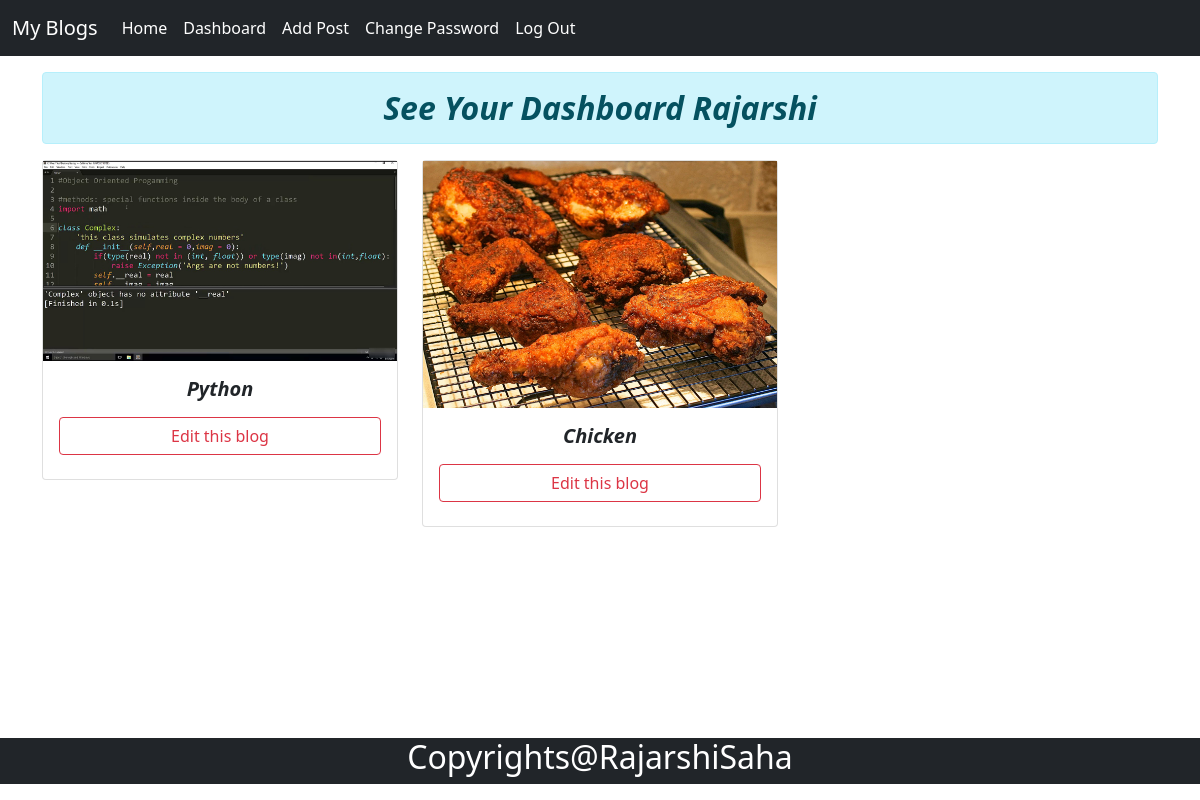
Page /dashboardView/ (signed in) on the committed database.
### blog/models.py (models this page shows, shortened)
class Post(models.Model):
    user = models.ForeignKey(User, related_name='user', on_delete=models.CASCADE)
    cat = models.ForeignKey(Category, related_name='cat', on_delete=models.CASCADE)
    name = models.CharField(max_length=250)
    desc = HTMLField()
    post_img = models.ImageField(upload_to='postimg', blank=True, null=True)
    date_created = models.DateTimeField(auto_now_add=True, null=True)
    class Meta:
        verbose_name = 'Post'
        verbose_name_plural = 'Posts'

### blog/views.py (the view)
# urls.py: path('dashboardView/', views.dashboard_view, name='dashboard'),
def dashboard_view(request):
    if request.user.is_authenticated:
        uname = request.user.username
        indPosts = Post.objects.filter(user__username=uname)
        return render(request, 'dashboard.html', {'indPosts': indPosts})
    else:
        return HttpResponseRedirect('/userLogin/')

### templates/dashboard.html (shortened to what this page needs)
{% extends 'base.html' %}
{% block content %}
<div class="container my-3">
    <h2 class="text-center alert alert-info"> <i><b>See Your Dashboard {{request.user.first_name}}</b></i></h2>
    <div class="row">
        {% if not indPosts %}
            <h2 class="text-center alert alert-danger">You have not made any posts</h2>
        {% else %}
        {% for pt in indPosts %}
        <div class="col-12 col-lg-4">
            <div class="card">
                <img src="{{pt.post_img.url}}" alt="image">
                <div class="card-body">
                    <h5 class="text-center">
                        <b> <i> {{pt.name}} </i> </b>
                    </h5>
                    <div class="text-center">
                        <a href="{% url 'editPost' pt.id %}" class="btn btn-outline-danger my-2 w-100">Edit this blog</a>
                    </div>
                </div>
            </div>
        </div>
        {% endfor %}
        {% endif %}
    </div>
</div>
{% endblock content %}

### templates/base.html (shortened to what this page needs)
<!DOCTYPE html>
{% load static %}
<html lang="en">
<head>
    <link href="https://cdn.jsdelivr.net/npm/bootstrap@5.0.2/dist/css/bootstrap.min.css" rel="stylesheet"
>
    <link rel="stylesheet" href="{% static 'css/owl.carousel.min.css' %}">
    <link rel="stylesheet" href="{% static 'css/style.css' %}">
</head>
<body>
    {% include 'navbar.html' %}
    {% block content %}{% endblock content %}
    {% include 'footer.html' %}
</body>
</html>

### templates/navbar.html (shortened to what this page needs)
<nav class="navbar navbar-expand-lg navbar-light bg-dark">
  <div class="container-fluid">
    <a class="navbar-brand text-white" href="{% url 'home' %}">My Blogs</a>
    <div class="collapse navbar-collapse" id="navbarNav">
      <ul class="navbar-nav">
        <li class="nav-item">
          <a class="nav-link active text-white" aria-current="page" href="{% url 'home' %}">Home</a>
        </li>
        {% if request.user.is_authenticated %}
         <li class="nav-item">
          <a class="nav-link text-white" href="{% url 'dashboard' %}">Dashboard</a>
        </li>
         <li class="nav-item">
          <a class="nav-link text-white" href="{% url 'postview' %}">Add Post</a>
        </li>
         <li class="nav-item">
          <a class="nav-link text-white" href="{% url 'changepassword' %}">Change Password</a>
        </li>
        <li class="nav-item">
          <a class="nav-link text-white" href="{% url 'logout' %}">Log Out</a>
        </li>
        {% endif %}
      </ul>
    </div>
  </div>
</nav>

### templates/footer.html
<footer class="bg-dark my-3 setfooter">
    <div class="container">
        <h2 class="text-center text-white">Copyrights@RajarshiSaha</h2>
    </div>
</footer>

### blog/static/css/style.css (style rules this page uses)
* { margin: 0; padding: 0; box-sizing: border-box; }
.setfooter { position: fixed; left: 0; bottom: 0; width: 100%; background-color: red; color: white; text-align: center; }

### rows in the picture
Post: post_img (picture), name "Python"
Post: post_img (picture), name "Chicken"

### other values in the picture
{{ request.user.first_name }} "Rajarshi"
